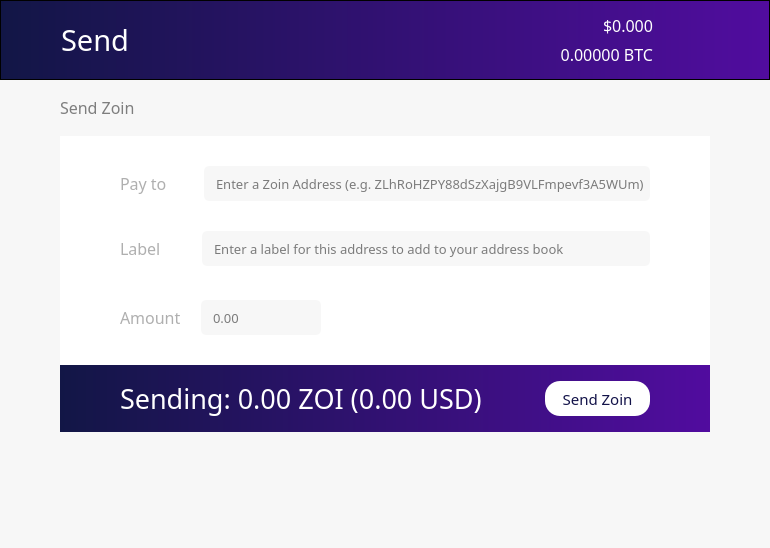
<?xml version="1.0" encoding="UTF-8"?>
<ui version="4.0">
 <class>SendCoinsDialog</class>
 <widget class="QDialog" name="SendCoinsDialog">
  <property name="geometry">
   <rect>
    <x>0</x>
    <y>0</y>
    <width>770</width>
    <height>548</height>
   </rect>
  </property>
  <property name="windowTitle">
   <string>Send Coins</string>
  </property>
  <property name="styleSheet">
   <string notr="true">background-color:rgba(247, 247, 247, 250);</string>
  </property>
  <layout class="QVBoxLayout" name="verticalLayout" stretch="0,0,0,0">
   <property name="spacing">
    <number>0</number>
   </property>
   <property name="leftMargin">
    <number>0</number>
   </property>
   <property name="topMargin">
    <number>0</number>
   </property>
   <property name="rightMargin">
    <number>0</number>
   </property>
   <property name="bottomMargin">
    <number>0</number>
   </property>
   <item>
    <layout class="QVBoxLayout" name="Header">
     <property name="spacing">
      <number>0</number>
     </property>
     <property name="leftMargin">
      <number>0</number>
     </property>
     <property name="rightMargin">
      <number>0</number>
     </property>
     <item>
      <layout class="QHBoxLayout" name="horizontalLayout_3">
       <property name="spacing">
        <number>0</number>
       </property>
       <property name="leftMargin">
        <number>0</number>
       </property>
       <property name="rightMargin">
        <number>0</number>
       </property>
       <item>
        <widget class="QFrame" name="frame">
         <property name="sizePolicy">
          <sizepolicy hsizetype="Preferred" vsizetype="Fixed">
           <horstretch>0</horstretch>
           <verstretch>0</verstretch>
          </sizepolicy>
         </property>
         <property name="minimumSize">
          <size>
           <width>0</width>
           <height>80</height>
          </size>
         </property>
         <property name="maximumSize">
          <size>
           <width>16777215</width>
           <height>80</height>
          </size>
         </property>
         <property name="styleSheet">
          <string notr="true">background: QLinearGradient(x1: 0, y1: 0, x2: 1, y2: 0, stop: 0 #121646, stop: 1 #510c9f);</string>
         </property>
         <property name="frameShape">
          <enum>QFrame::StyledPanel</enum>
         </property>
         <property name="frameShadow">
          <enum>QFrame::Raised</enum>
         </property>
         <property name="lineWidth">
          <number>0</number>
         </property>
         <layout class="QHBoxLayout" name="horizontalLayout_2">
          <property name="spacing">
           <number>6</number>
          </property>
          <property name="leftMargin">
           <number>60</number>
          </property>
          <property name="topMargin">
           <number>0</number>
          </property>
          <property name="rightMargin">
           <number>60</number>
          </property>
          <property name="bottomMargin">
           <number>0</number>
          </property>
          <item>
           <widget class="QLabel" name="label_3">
            <property name="sizePolicy">
             <sizepolicy hsizetype="Preferred" vsizetype="Preferred">
              <horstretch>0</horstretch>
              <verstretch>0</verstretch>
             </sizepolicy>
            </property>
            <property name="font">
             <font>
              <family>ZoinLight</family>
              <pointsize>22</pointsize>
              <weight>50</weight>
              <bold>false</bold>
             </font>
            </property>
            <property name="styleSheet">
             <string notr="true">background-color: rgb(0,0,0,0);
color: white;</string>
            </property>
            <property name="text">
             <string>Send</string>
            </property>
           </widget>
          </item>
          <item>
           <layout class="QVBoxLayout" name="verticalLayout_3">
            <property name="spacing">
             <number>6</number>
            </property>
            <item>
             <widget class="QLabel" name="priceUSD">
              <property name="font">
               <font>
                <family>ZoinMedium</family>
                <pointsize>12</pointsize>
                <weight>50</weight>
                <bold>false</bold>
               </font>
              </property>
              <property name="styleSheet">
               <string notr="true">background-color: rgb(0,0,0,0);
color: white;</string>
              </property>
              <property name="text">
               <string>$0.000</string>
              </property>
              <property name="alignment">
               <set>Qt::AlignBottom|Qt::AlignRight|Qt::AlignTrailing</set>
              </property>
             </widget>
            </item>
            <item>
             <widget class="QLabel" name="priceBTC">
              <property name="font">
               <font>
                <family>ZoinLight</family>
                <pointsize>12</pointsize>
                <weight>50</weight>
                <bold>false</bold>
               </font>
              </property>
              <property name="styleSheet">
               <string notr="true">background-color: rgb(0,0,0,0);
color: white;</string>
              </property>
              <property name="text">
               <string>0.00000 BTC</string>
              </property>
              <property name="alignment">
               <set>Qt::AlignRight|Qt::AlignTop|Qt::AlignTrailing</set>
              </property>
             </widget>
            </item>
           </layout>
          </item>
          <item>
           <widget class="QPushButton" name="pushButton_2">
            <property name="maximumSize">
             <size>
              <width>50</width>
              <height>80</height>
             </size>
            </property>
            <property name="styleSheet">
             <string notr="true">background: rgb(0,0,0,0);</string>
            </property>
            <property name="text">
             <string/>
            </property>
            <property name="icon">
             <iconset>
              <normaloff>:/icons/Exports_45</normaloff>:/icons/Exports_45</iconset>
            </property>
            <property name="iconSize">
             <size>
              <width>70</width>
              <height>70</height>
             </size>
            </property>
            <property name="flat">
             <bool>true</bool>
            </property>
           </widget>
          </item>
         </layout>
        </widget>
       </item>
      </layout>
     </item>
    </layout>
   </item>
   <item>
    <layout class="QVBoxLayout" name="verticalLayout_10">
     <property name="spacing">
      <number>6</number>
     </property>
     <property name="leftMargin">
      <number>60</number>
     </property>
     <property name="topMargin">
      <number>15</number>
     </property>
     <property name="rightMargin">
      <number>60</number>
     </property>
     <property name="bottomMargin">
      <number>20</number>
     </property>
     <item>
      <layout class="QHBoxLayout" name="horizontalLayout_8">
       <property name="spacing">
        <number>8</number>
       </property>
       <property name="topMargin">
        <number>0</number>
       </property>
       <property name="bottomMargin">
        <number>10</number>
       </property>
       <item>
        <widget class="QLabel" name="label_7">
         <property name="font">
          <font>
           <family>ZoinMedium</family>
           <pointsize>12</pointsize>
           <weight>50</weight>
           <bold>false</bold>
          </font>
         </property>
         <property name="styleSheet">
          <string notr="true">color: rgb(126, 126, 126);</string>
         </property>
         <property name="text">
          <string>Send Zoin</string>
         </property>
        </widget>
       </item>
       <item>
        <spacer name="horizontalSpacer">
         <property name="orientation">
          <enum>Qt::Horizontal</enum>
         </property>
         <property name="sizeHint" stdset="0">
          <size>
           <width>40</width>
           <height>20</height>
          </size>
         </property>
        </spacer>
       </item>
       <item>
        <widget class="QPushButton" name="transactionFees">
         <property name="sizePolicy">
          <sizepolicy hsizetype="Minimum" vsizetype="Fixed">
           <horstretch>0</horstretch>
           <verstretch>0</verstretch>
          </sizepolicy>
         </property>
         <property name="styleSheet">
          <string notr="true">border: 0;</string>
         </property>
         <property name="text">
          <string/>
         </property>
         <property name="icon">
          <iconset>
           <normaloff>:/icons/fees</normaloff>:/icons/fees</iconset>
         </property>
         <property name="iconSize">
          <size>
           <width>25</width>
           <height>25</height>
          </size>
         </property>
         <property name="flat">
          <bool>true</bool>
         </property>
        </widget>
       </item>
       <item>
        <widget class="QPushButton" name="coinControl">
         <property name="enabled">
          <bool>true</bool>
         </property>
         <property name="sizePolicy">
          <sizepolicy hsizetype="Minimum" vsizetype="Fixed">
           <horstretch>0</horstretch>
           <verstretch>0</verstretch>
          </sizepolicy>
         </property>
         <property name="minimumSize">
          <size>
           <width>25</width>
           <height>25</height>
          </size>
         </property>
         <property name="maximumSize">
          <size>
           <width>25</width>
           <height>25</height>
          </size>
         </property>
         <property name="styleSheet">
          <string notr="true">border: 0;</string>
         </property>
         <property name="text">
          <string/>
         </property>
         <property name="icon">
          <iconset>
           <normaloff>:/icons/settings</normaloff>:/icons/settings</iconset>
         </property>
         <property name="iconSize">
          <size>
           <width>25</width>
           <height>25</height>
          </size>
         </property>
         <property name="flat">
          <bool>true</bool>
         </property>
        </widget>
       </item>
      </layout>
     </item>
     <item>
      <widget class="QFrame" name="PayFrame">
       <property name="styleSheet">
        <string notr="true">background-color: rgb(255, 255, 255);
border:0;</string>
       </property>
       <property name="frameShape">
        <enum>QFrame::StyledPanel</enum>
       </property>
       <property name="frameShadow">
        <enum>QFrame::Raised</enum>
       </property>
       <layout class="QVBoxLayout" name="verticalLayout_12">
        <property name="spacing">
         <number>30</number>
        </property>
        <property name="leftMargin">
         <number>0</number>
        </property>
        <property name="topMargin">
         <number>30</number>
        </property>
        <property name="rightMargin">
         <number>0</number>
        </property>
        <property name="bottomMargin">
         <number>0</number>
        </property>
        <item>
         <layout class="QVBoxLayout" name="verticalLayout_2">
          <property name="spacing">
           <number>30</number>
          </property>
          <property name="leftMargin">
           <number>60</number>
          </property>
          <property name="topMargin">
           <number>0</number>
          </property>
          <property name="rightMargin">
           <number>60</number>
          </property>
          <item>
           <layout class="QHBoxLayout" name="horizontalLayout">
            <property name="spacing">
             <number>20</number>
            </property>
            <property name="topMargin">
             <number>0</number>
            </property>
            <item>
             <widget class="QLabel" name="label_4">
              <property name="sizePolicy">
               <sizepolicy hsizetype="Fixed" vsizetype="Preferred">
                <horstretch>0</horstretch>
                <verstretch>0</verstretch>
               </sizepolicy>
              </property>
              <property name="font">
               <font>
                <family>ZoinMedium</family>
                <pointsize>12</pointsize>
                <weight>50</weight>
                <bold>false</bold>
               </font>
              </property>
              <property name="styleSheet">
               <string notr="true">color: rgb(175, 175, 175);</string>
              </property>
              <property name="text">
               <string>Pay to    </string>
              </property>
             </widget>
            </item>
            <item>
             <widget class="QValidatedLineEdit" name="PayTo">
              <property name="sizePolicy">
               <sizepolicy hsizetype="Preferred" vsizetype="Fixed">
                <horstretch>0</horstretch>
                <verstretch>0</verstretch>
               </sizepolicy>
              </property>
              <property name="minimumSize">
               <size>
                <width>0</width>
                <height>0</height>
               </size>
              </property>
              <property name="font">
               <font>
                <family>ZoinLight</family>
                <pointsize>10</pointsize>
               </font>
              </property>
              <property name="styleSheet">
               <string notr="true">background-color:rgba(247, 247, 247, 250);
height: 35px;
border-radius:5px;
border-style:solid;
border-color:gray;
border-width:thin;
padding-left: 10;
</string>
              </property>
              <property name="inputMask">
               <string/>
              </property>
              <property name="text">
               <string/>
              </property>
              <property name="cursorPosition">
               <number>0</number>
              </property>
              <property name="alignment">
               <set>Qt::AlignLeading|Qt::AlignLeft|Qt::AlignVCenter</set>
              </property>
              <property name="placeholderText">
               <string>Enter a Zoin Address (e.g. ZLhRoHZPY88dSzXajgB9VLFmpevf3A5WUm)</string>
              </property>
             </widget>
            </item>
           </layout>
          </item>
          <item>
           <layout class="QHBoxLayout" name="horizontalLayout_4">
            <property name="spacing">
             <number>20</number>
            </property>
            <property name="leftMargin">
             <number>0</number>
            </property>
            <property name="topMargin">
             <number>0</number>
            </property>
            <property name="rightMargin">
             <number>0</number>
            </property>
            <property name="bottomMargin">
             <number>4</number>
            </property>
            <item>
             <widget class="QLabel" name="label_5">
              <property name="sizePolicy">
               <sizepolicy hsizetype="Fixed" vsizetype="Preferred">
                <horstretch>0</horstretch>
                <verstretch>0</verstretch>
               </sizepolicy>
              </property>
              <property name="font">
               <font>
                <family>ZoinMedium</family>
                <pointsize>12</pointsize>
                <weight>50</weight>
                <bold>false</bold>
               </font>
              </property>
              <property name="styleSheet">
               <string notr="true">color: rgb(175, 175, 175);</string>
              </property>
              <property name="text">
               <string>Label     </string>
              </property>
             </widget>
            </item>
            <item>
             <widget class="QValidatedLineEdit" name="AddressLabel">
              <property name="sizePolicy">
               <sizepolicy hsizetype="Preferred" vsizetype="Fixed">
                <horstretch>0</horstretch>
                <verstretch>0</verstretch>
               </sizepolicy>
              </property>
              <property name="font">
               <font>
                <family>ZoinLight</family>
                <pointsize>10</pointsize>
               </font>
              </property>
              <property name="layoutDirection">
               <enum>Qt::LeftToRight</enum>
              </property>
              <property name="styleSheet">
               <string notr="true">background-color:rgba(247, 247, 247, 250);
height: 35px;
border-radius:5px;
border-style:solid;
border-color:gray;
border-width:thin;
padding-left: 10;</string>
              </property>
              <property name="text">
               <string/>
              </property>
              <property name="placeholderText">
               <string>Enter a label for this address to add to your address book</string>
              </property>
             </widget>
            </item>
           </layout>
          </item>
          <item>
           <layout class="QHBoxLayout" name="horizontalLayout_5">
            <property name="spacing">
             <number>20</number>
            </property>
            <property name="topMargin">
             <number>0</number>
            </property>
            <item>
             <widget class="QLabel" name="label_6">
              <property name="sizePolicy">
               <sizepolicy hsizetype="Fixed" vsizetype="Preferred">
                <horstretch>0</horstretch>
                <verstretch>0</verstretch>
               </sizepolicy>
              </property>
              <property name="font">
               <font>
                <family>ZoinMedium</family>
                <pointsize>12</pointsize>
                <weight>50</weight>
                <bold>false</bold>
               </font>
              </property>
              <property name="layoutDirection">
               <enum>Qt::LeftToRight</enum>
              </property>
              <property name="styleSheet">
               <string notr="true">color: rgb(175, 175, 175);</string>
              </property>
              <property name="text">
               <string>Amount</string>
              </property>
             </widget>
            </item>
            <item>
             <widget class="QLineEdit" name="PayAmount">
              <property name="sizePolicy">
               <sizepolicy hsizetype="MinimumExpanding" vsizetype="Fixed">
                <horstretch>0</horstretch>
                <verstretch>0</verstretch>
               </sizepolicy>
              </property>
              <property name="maximumSize">
               <size>
                <width>120</width>
                <height>16777215</height>
               </size>
              </property>
              <property name="font">
               <font>
                <family>ZoinLight</family>
                <pointsize>10</pointsize>
               </font>
              </property>
              <property name="styleSheet">
               <string notr="true">background-color:rgba(247, 247, 247, 250);
height: 35px;
border-radius:5px;
border-style:solid;
border-color:gray;
border-width:thin;
padding-left: 10;
</string>
              </property>
              <property name="placeholderText">
               <string>0.00</string>
              </property>
             </widget>
            </item>
            <item>
             <spacer name="horizontalSpacer_2">
              <property name="orientation">
               <enum>Qt::Horizontal</enum>
              </property>
              <property name="sizeHint" stdset="0">
               <size>
                <width>40</width>
                <height>20</height>
               </size>
              </property>
             </spacer>
            </item>
           </layout>
          </item>
         </layout>
        </item>
        <item>
         <widget class="QFrame" name="frame_2">
          <property name="styleSheet">
           <string notr="true">background: QLinearGradient(x1: 0, y1: 0, x2: 1, y2: 0, stop: 0 #121646, stop: 1 #510c9f);</string>
          </property>
          <property name="frameShape">
           <enum>QFrame::StyledPanel</enum>
          </property>
          <property name="frameShadow">
           <enum>QFrame::Raised</enum>
          </property>
          <layout class="QHBoxLayout" name="horizontalLayout_7">
           <property name="leftMargin">
            <number>60</number>
           </property>
           <property name="topMargin">
            <number>15</number>
           </property>
           <property name="rightMargin">
            <number>60</number>
           </property>
           <property name="bottomMargin">
            <number>15</number>
           </property>
           <item>
            <widget class="QLabel" name="sendAmount">
             <property name="font">
              <font>
               <family>ZoinLight</family>
               <pointsize>20</pointsize>
               <weight>50</weight>
               <italic>false</italic>
               <bold>false</bold>
              </font>
             </property>
             <property name="styleSheet">
              <string notr="true">color: white;
background-color: rgba(0,0,0,0);
font: url(:/fonts/SourceSansPro-Light);
</string>
             </property>
             <property name="text">
              <string>Sending: 0.00 ZOI (0.00 USD)</string>
             </property>
            </widget>
           </item>
           <item>
            <widget class="QPushButton" name="pushButton">
             <property name="sizePolicy">
              <sizepolicy hsizetype="Fixed" vsizetype="Fixed">
               <horstretch>0</horstretch>
               <verstretch>0</verstretch>
              </sizepolicy>
             </property>
             <property name="minimumSize">
              <size>
               <width>0</width>
               <height>35</height>
              </size>
             </property>
             <property name="font">
              <font>
               <family>ZoinRegular</family>
               <pointsize>11</pointsize>
               <weight>50</weight>
               <bold>false</bold>
              </font>
             </property>
             <property name="styleSheet">
              <string notr="true">background-color: white;
color: rgb(19, 19, 73);;
border-radius:15px;
height:35px;
width:105px;</string>
             </property>
             <property name="text">
              <string>Send Zoin</string>
             </property>
             <property name="checkable">
              <bool>true</bool>
             </property>
             <property name="autoDefault">
              <bool>false</bool>
             </property>
             <property name="flat">
              <bool>false</bool>
             </property>
            </widget>
           </item>
          </layout>
         </widget>
        </item>
       </layout>
      </widget>
     </item>
    </layout>
   </item>
   <item>
    <widget class="QWidget" name="widget" native="true">
     <layout class="QVBoxLayout" name="verticalLayout_4">
      <property name="spacing">
       <number>0</number>
      </property>
      <property name="leftMargin">
       <number>60</number>
      </property>
      <property name="topMargin">
       <number>0</number>
      </property>
      <property name="rightMargin">
       <number>60</number>
      </property>
      <property name="bottomMargin">
       <number>0</number>
      </property>
     </layout>
    </widget>
   </item>
   <item>
    <layout class="QHBoxLayout" name="horizontalLayout_6">
     <property name="leftMargin">
      <number>60</number>
     </property>
     <property name="topMargin">
      <number>30</number>
     </property>
     <property name="rightMargin">
      <number>60</number>
     </property>
     <property name="bottomMargin">
      <number>30</number>
     </property>
     <item>
      <layout class="QVBoxLayout" name="statusText">
       <property name="topMargin">
        <number>0</number>
       </property>
      </layout>
     </item>
     <item>
      <layout class="QHBoxLayout" name="statusBar"/>
     </item>
    </layout>
   </item>
  </layout>
 </widget>
 <customwidgets>
  <customwidget>
   <class>QValidatedLineEdit</class>
   <extends>QLineEdit</extends>
   <header>qvalidatedlineedit.h</header>
  </customwidget>
 </customwidgets>
 <resources/>
 <connections/>
</ui>
